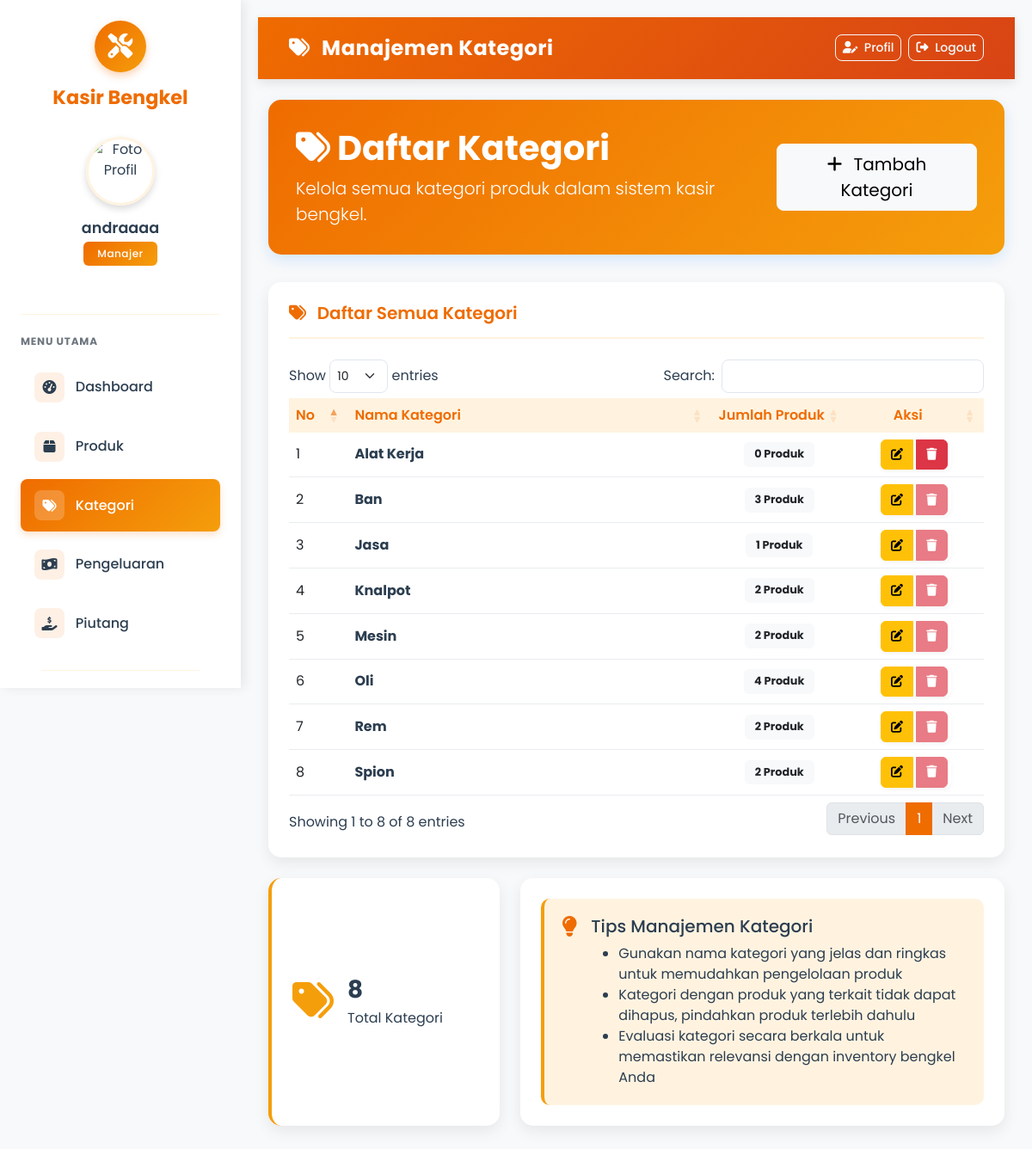
Page /manajer/kategori.php (signed in) on the committed database.
### tables this page shows
CREATE TABLE `kategori` (
  `id` int(11) NOT NULL,
  `nama_kategori` varchar(50) NOT NULL
);

### manajer/kategori.php (the view, shortened to what this page needs)
<?php
include '../config.php';
$query = "SELECT kategori.*, COUNT(produk.id) AS jumlah_produk
          FROM kategori
          LEFT JOIN produk ON kategori.id = produk.kategori_id
          GROUP BY kategori.id
          ORDER BY kategori.nama_kategori ASC";
$result = mysqli_query($conn, $query);
$count_query = "SELECT COUNT(*) as total FROM kategori";
$count_result = mysqli_query($conn, $count_query);
$count_data = mysqli_fetch_assoc($count_result);
$total_kategori = $count_data['total'];
?>
<!DOCTYPE html>
<html lang="id">
<head>
  <link href="https://cdn.jsdelivr.net/npm/bootstrap@5.3.0/dist/css/bootstrap.min.css" rel="stylesheet">
  <link rel="stylesheet" href="https://cdnjs.cloudflare.com/ajax/libs/font-awesome/6.4.0/css/all.min.css">
  <link rel="stylesheet" href="https://cdn.datatables.net/1.13.6/css/dataTables.bootstrap5.min.css">
</head>
<body>
  <?php include 'sidebar.php'; ?>
  <div class="content">
    <nav class="navbar navbar-expand-lg navbar-dark mb-4">
      <div class="container-fluid">
        <span class="navbar-brand">
          <i class="fas fa-tags me-2"></i>
          Manajemen Kategori
        </span>
        <div class="d-flex align-items-center">
          <a href="profile.php" class="btn btn-outline-light btn-sm me-2">
            <i class="fas fa-user-edit me-1"></i> Profil
          </a>
          <a href="logout.php" class="btn btn-outline-light btn-sm">
            <i class="fas fa-sign-out-alt me-1"></i> Logout
          </a>
        </div>
      </div>
    </nav>
    <div class="container-fluid">
      <div class="page-header">
        <div class="d-flex justify-content-between align-items-center">
          <div>
            <h1><i class="fas fa-tags me-2"></i>Daftar Kategori</h1>
            <p class="lead mb-0">Kelola semua kategori produk dalam sistem kasir bengkel.</p>
          </div>
          <button type="button" class="btn btn-light btn-lg" data-bs-toggle="modal" data-bs-target="#addCategoryModal">
            <i class="fas fa-plus me-2"></i>
            Tambah Kategori
          </button>
        </div>
      </div>
<div class="row g-4 mb-4">
        <div class="col-12">
          <div class="data-card">
            <div class="card-header-actions">
              <h5 class="card-title">
                <i class="fas fa-tags me-2"></i>
                Daftar Semua Kategori
              </h5>
            </div>
            <div class="table-responsive">
              <table id="categoriesTable" class="table table-hover">
                <thead>
                  <tr>
                    <th width="5%">No</th>
                    <th width="40%">Nama Kategori</th>
                    <th width="15%" class="text-center">Jumlah Produk</th>
                    <th width="15%" class="text-center">Aksi</th>
                  </tr>
                </thead>
                <tbody>
                  <?php
                  $no = 1;
                  if (mysqli_num_rows($result) > 0):
                    while ($row = mysqli_fetch_assoc($result)):
                  ?>
                  <tr>
                    <td><?= $no++ ?></td>
                    <td>
                      <span class="category-name"><?= htmlspecialchars($row['nama_kategori']) ?></span>
                    </td>
                    <td class="text-center">
                      <span class="badge bg-light text-dark">
                        <strong><?= $row['jumlah_produk'] ?> Produk</strong>
                      </span>
                    </td>
                    <td class="text-center">
                      <div class="btn-group" role="group">
                        <a href="edit_kategori.php?id=<?= $row['id'] ?>" class="btn btn-sm btn-warning btn-action" data-bs-toggle="tooltip" title="Edit">
                          <i class="fas fa-edit"></i>
                        </a>
                        <button type="button" class="btn btn-sm btn-danger btn-action" data-bs-toggle="modal" data-bs-target="#deleteModal<?= $row['id'] ?>" title="Hapus" <?= $row['jumlah_produk'] > 0 ? 'disabled' : '' ?>>
                          <i class="fas fa-trash"></i>
                        </button>
                      </div>
                    </td>
                  </tr>
                  <?php
                    endwhile;
                  endif; ?>
                </tbody>
              </table>
            </div>
          </div>
        </div>
      </div>
      <div class="row g-4 mb-4">
        <div class="col-md-4">
          <div class="data-card" style="border-left: 4px solid #F59E0B;">
            <div class="stats-card">
              <div class="stats-icon orange-light">
                <i class="fas fa-tags"></i>
              </div>
              <div class="stats-content">
                <h3><?= $total_kategori ?></h3>
                <p>Total Kategori</p>
              </div>
            </div>
          </div>
        </div>
        <div class="col-md-8">
          <div class="data-card">
            <div class="tips-card">
              <div class="d-flex align-items-start">
                <i class="fas fa-lightbulb tips-icon"></i>
                <div>
                  <h5 class="mb-2">Tips Manajemen Kategori</h5>
                  <ul class="mb-0">
                    <li>Gunakan nama kategori yang jelas dan ringkas untuk memudahkan pengelolaan produk</li>
                    <li>Kategori dengan produk yang terkait tidak dapat dihapus, pindahkan produk terlebih dahulu</li>
                    <li>Evaluasi kategori secara berkala untuk memastikan relevansi dengan inventory bengkel Anda</li>
                  </ul>
                </div>
              </div>
            </div>
          </div>
        </div>
      </div>
    </div>
  </div>
</body>
</html>

### manajer/kategori.php (style rules this page uses)
:root { --primary-orange: #EF6C00; --secondary-orange: #F59E0B; --light-orange: #FFF3E0; --accent-orange: #D84315; --white: #ffffff; --light-gray: #f8f9fa; --text-dark: #2C3E50; }
body { background-color: var(--light-gray); font-family: 'Poppins', 'Arial', sans-serif; color: var(--text-dark); }
.navbar { background: linear-gradient(135deg, var(--primary-orange), var(--accent-orange)); box-shadow: 0 4px 12px rgba(0, 0, 0, 0.1); border: none; padding: 0.8rem 1.5rem; }
.navbar-brand { font-weight: 700; font-size: 1.5rem; color: var(--white); letter-spacing: 0.5px; }
.content { margin-left: 280px; padding: 20px; background-color: var(--light-gray); min-height: 100vh; }
.page-header { background: linear-gradient(135deg, var(--primary-orange), var(--secondary-orange)); border-radius: 15px; padding: 2rem; color: var(--white); margin-bottom: 2rem; box-shadow: 0 6px 18px rgba(0, 123, 255, 0.15); }
.page-header h1 { font-weight: 700; margin-bottom: 0.5rem; }
.data-card { border: none; border-radius: 15px; overflow: hidden; box-shadow: 0 6px 18px rgba(0, 0, 0, 0.08); background-color: var(--white); padding: 1.5rem; height: 100%; }
.table { margin-bottom: 0; }
.table th { background-color: var(--light-orange); color: var(--primary-orange); font-weight: 600; border: none; vertical-align: middle; }
.table td { vertical-align: middle; border-color: #e9ecef; }
.card-header-actions { display: flex; justify-content: space-between; align-items: center; padding-bottom: 1rem; margin-bottom: 1.5rem; border-bottom: 2px solid var(--light-orange); }
.card-title { font-size: 1.25rem; font-weight: 600; color: var(--primary-orange); margin-bottom: 0; }
.btn-outline-light { border-radius: 8px; font-weight: 500; transition: all 0.3s ease; }
.btn-danger { border-radius: 8px; padding: 0.375rem 0.75rem; transition: all 0.3s ease; }
.btn-action { padding: 0.4rem 0.7rem; border-radius: 6px; margin-right: 0.25rem; }
.btn-group { box-shadow: 0 2px 5px rgba(0, 0, 0, 0.05); border-radius: 8px; }
.badge { padding: 0.5rem 0.75rem; font-weight: 500; border-radius: 6px; font-size: 0.8rem; }
.tips-card { background-color: var(--light-orange); border-left: 4px solid var(--secondary-orange); border-radius: 10px; padding: 1.25rem; }
.tips-icon { color: var(--primary-orange); font-size: 1.5rem; margin-right: 1rem; }
.category-name { font-weight: 700; color: var(--text-dark); }
.stats-card { display: flex; align-items: center; height: 100%; }
.stats-icon { font-size: 3rem; margin-right: 1rem; }
.stats-icon.orange-light { color: var(--secondary-orange); }
.stats-content h3 { font-size: 1.75rem; font-weight: 700; margin-bottom: 0.25rem; }
.stats-content p { color: var(--text-dark); margin-bottom: 0; }

### rows in the picture
kategori: nama_kategori "Alat Kerja", jumlah_produk "0"
kategori: nama_kategori "Ban", jumlah_produk "3"
kategori: nama_kategori "Jasa", jumlah_produk "1"
kategori: nama_kategori "Knalpot", jumlah_produk "2"
kategori: nama_kategori "Mesin", jumlah_produk "2"
kategori: nama_kategori "Oli", jumlah_produk "4"
kategori: nama_kategori "Rem", jumlah_produk "2"
kategori: nama_kategori "Spion", jumlah_produk "2"

### other values in the picture
$_SESSION['manajer']['nama'] "andraaaa"
$total_kategori "8"
